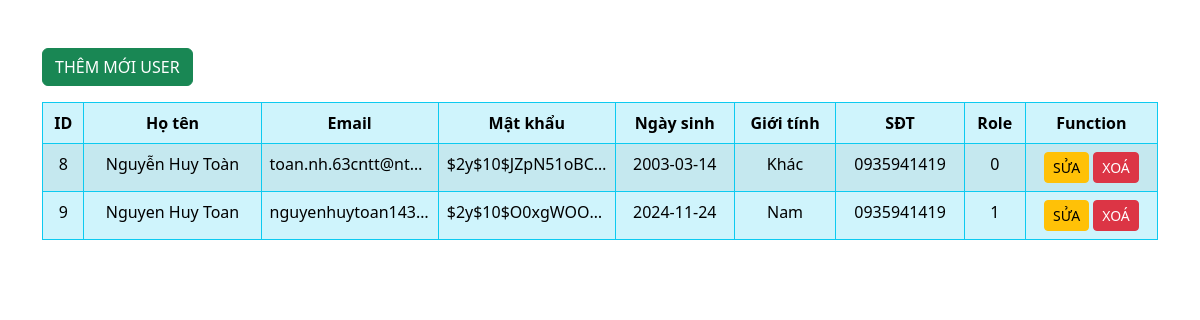
Screenshot of /admin/pages/users/users.php with the database file from the repository.
### tables this page shows
CREATE TABLE `users` (
  `UserID` int(11) NOT NULL,
  `Fullname` varchar(50) NOT NULL,
  `Email` varchar(50) NOT NULL,
  `Pass_word` varchar(100) NOT NULL,
  `Dob` date NOT NULL,
  `Sex` enum('Nam','Nữ','Khác') NOT NULL,
  `Phone` varchar(50) NOT NULL,
  `Role` enum('0','1') NOT NULL DEFAULT '1'
);

### admin/pages/users/users.php (the view, shortened to what this page needs)
<!DOCTYPE html>
<html lang="en">
<head>
    <link href="https://cdn.jsdelivr.net/npm/bootstrap@5.3.3/dist/css/bootstrap.min.css" rel="stylesheet">
</head>
<body>
    <?php
        require 'config.php';
        $query = "SELECT * FROM users";
        $result = mysqli_query($connect, $query);
    ?>
    <div class="container mt-5">
        <a href="/BetaCinema_Clone/admin/pages/users/add_users.php" class="btn btn-success text-center">THÊM MỚI USER</a>
        <table class="table table-info table-bordered border-info table-striped mt-3">
            <thead>
                <tr class="text-center">
                    <th scope="col">ID</th>
                    <th scope="col">Họ tên</th>
                    <th scope="col">Email</th>
                    <th scope="col">Mật khẩu</th>
                    <th scope="col">Ngày sinh</th>
                    <th scope="col">Giới tính</th>
                    <th scope="col">SĐT</th>
                    <th scope="col">Role</th>
                    <th scope="col">Function</th>
                </tr>
            </thead>
            <tbody>
                <?php
                while ($row = mysqli_fetch_assoc($result)) {
                    echo "<tr class='text-center'>";
                    echo "<td>" . htmlspecialchars($row['UserID']) . "</td>";
                    echo "<td>" . htmlspecialchars($row['Fullname']) . "</td>";
                    echo "<td>" . htmlspecialchars($row['Email']) . "</td>";
                    echo "<td>" . htmlspecialchars($row['Pass_word']) . "</td>";
                    echo "<td>" . htmlspecialchars($row['Dob']) . "</td>";
                    echo "<td>" . htmlspecialchars($row['Sex']) . "</td>";
                    echo "<td>" . htmlspecialchars($row['Phone']) . "</td>";
                    echo "<td>" . htmlspecialchars($row['Role']) . "</td>";
                    echo "<td>
                            <a href='/BetaCinema_Clone/admin/pages/users/edit_users.php?id=" . htmlspecialchars($row['UserID']) . "' class='btn btn-warning btn-sm'>SỬA</a>
                            <a href='/BetaCinema_Clone/admin/pages/users/delete_users.php?id=" . htmlspecialchars($row['UserID']) . "' class='btn btn-danger btn-sm' onclick=\"return confirm('Bạn có chắc chắn muốn xoá user này không?');\">XOÁ</a>
                          </td>";
                    echo "</tr>";
                }
                ?>
            </tbody>
        </table>
    </div>
</body>
</html>

### admin/pages/users/users.php (style rules this page uses)
thead th { white-space: nowrap; overflow: hidden; text-overflow: ellipsis; max-width: 100px; }
tbody td { white-space: nowrap; overflow: hidden; text-overflow: ellipsis; max-width: 150px; }

### rows the page displays
users: UserID "8", Fullname "Nguyễn Huy Toàn", Email "toan.nh.63cntt@nt…", Pass_word "$2y$10$JZpN51oBC…", Dob "2003-03-14", Sex "Khác", Phone "0935941419", Role "0"
users: UserID "9", Fullname "Nguyen Huy Toan", Email "nguyenhuytoan143…", Pass_word "$2y$10$O0xgWOO…", Dob "2024-11-24", Sex "Nam", Phone "0935941419", Role "1"
